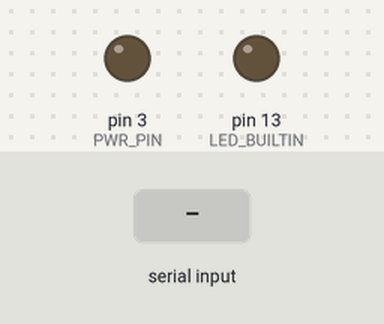
Simulated run of this sketch. Board: Arduino Uno, built with avr-gcc and run on an emulated ATmega328P. Shown: output pins drawn as LEDs (lit = HIGH). The test bench sets the inputs (shaded band). Pins used as bus, display or sensor lines are not drawn; what the sketch prints to the serial monitor is not drawn.

Above: at 2.4 s.
2.5 s: "PC\n" received over Serial
At 4.6 s:
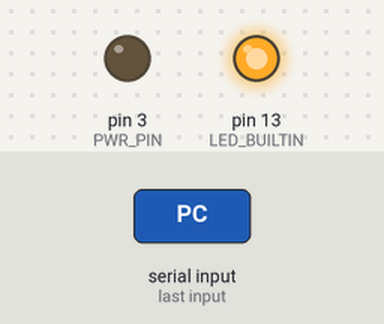
Timing chart, 0 to 23.0 s (numbered marks = the images above; inputs shaded):
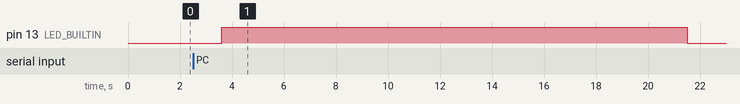

The sketch:

watchdog_nano.ino
```cpp
#define RESET_PIN 2
#define PWR_PIN 3

boolean connEstFlag = false;
boolean rebootFlag = false;
boolean pwrFlag = false;

String connEstSend = "1460";
String uartInput;
const unsigned long etalonTime = 20000000;
unsigned long idleTime = 0;
const unsigned long rebootTimeConst = 60000; //600000;
unsigned long rebootTime = 0;

void failRoutine() {
  digitalWrite(RESET_PIN, HIGH);
  delay(1500);
  digitalWrite(RESET_PIN, LOW);
  digitalWrite(LED_BUILTIN, LOW);
  rebootFlag = true;
}

void setup() {
  pinMode(LED_BUILTIN, OUTPUT);
  pinMode(RESET_PIN, OUTPUT);
  pinMode(PWR_PIN, OUTPUT);
  digitalWrite(LED_BUILTIN, LOW);
  digitalWrite(RESET_PIN, LOW);
  digitalWrite(PWR_PIN, LOW);

  Serial.begin(9600);
  while(connEstFlag == false) {
    Serial.print(connEstSend);
    delay(1200);
    if(Serial.available() > 0) {
      uartInput = Serial.readStringUntil('\n');
      if(uartInput.equals("PC")) {
        digitalWrite(LED_BUILTIN, HIGH);
        connEstFlag = true;
      }
    }
  }
  delay(1000);
  connEstFlag = false;
}

void loop() {
  if(rebootFlag == true) {
    pwrFlag = false;
    rebootTime = millis();
    while(connEstFlag == false) {
      Serial.print(connEstSend);
      delay(1000);
      if(Serial.available() > 0) {
        uartInput = Serial.readStringUntil('\n');
        if(uartInput.equals("PC")) {
          digitalWrite(LED_BUILTIN, HIGH);
          connEstFlag = true;
        }
     }

    else if(pwrFlag == false) if(millis() - rebootTime > rebootTimeConst) {
      digitalWrite(PWR_PIN, HIGH);
      delay(1500);
      digitalWrite(PWR_PIN, LOW);
      pwrFlag = true;
    }
  }
  delay(1000);
  connEstFlag = false;
  rebootFlag = false;
  }

  if(Serial.available() > 0) {
    uartInput = Serial.readStringUntil('\n');
    if(!(uartInput.equals("AL"))) {
      if(micros() - idleTime > etalonTime) failRoutine();
    }
    else idleTime = micros();
  }

  else if(micros() - idleTime > etalonTime) failRoutine();
}
```

Measured:
- after the input at 2.5 s, pin 13 (LED_BUILTIN): LOW → HIGH after 1.1 s, → LOW 17.9 s later
